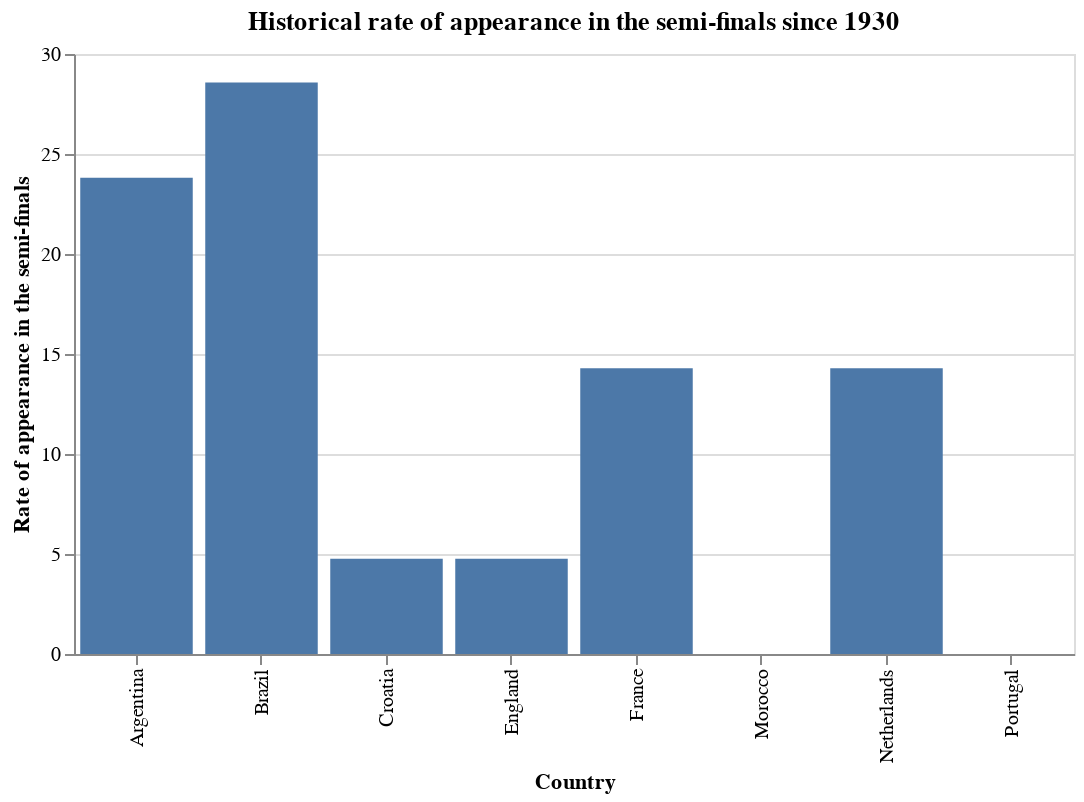

Here is the notebook cell this chart was saved with:
### Code cell
#graph the above data
chart4 = alt.Chart(appear_rate_table, width=500, height=300).mark_bar().encode(
                   x=alt.X('country', title='Country'), 
                   y=alt.Y('appearance_rate', title='Rate of appearance in the semi-finals')
         ).properties(title="Historical rate of appearance in the semi-finals since 1930")
chart4

### Figure 1 — Vega-Lite specification as saved in the notebook (floating-point values rounded to 4 significant figures)
{"config": {"view": {"continuousWidth": 400, "continuousHeight": 300}}, "data": {"name": "data-19733dea36b04d17f88dcf2bf49dbad7"}, "mark": "bar", "encoding": {"x": {"field": "country", "title": "Country", "type": "nominal"}, "y": {"field": "appearance_rate", "title": "Rate of appearance in the semi-finals", "type": "quantitative"}}, "height": 300, "title": "Historical rate of appearance in the semi-finals since 1930", "width": 500, "$schema": "https://vega.github.io/schema/vega-lite/v4.17.0.json", "datasets": {"data-19733dea36b04d17f88dcf2bf49dbad7": [{"country": "Netherlands", "appearance_rate": 14.29}, {"country": "Argentina", "appearance_rate": 23.81}, {"country": "Croatia", "appearance_rate": 4.762}, {"country": "Brazil", "appearance_rate": 28.57}, {"country": "England", "appearance_rate": 4.762}, {"country": "France", "appearance_rate": 14.29}, {"country": "Morocco", "appearance_rate": 0.0}, {"country": "Portugal", "appearance_rate": 0.0}]}}
